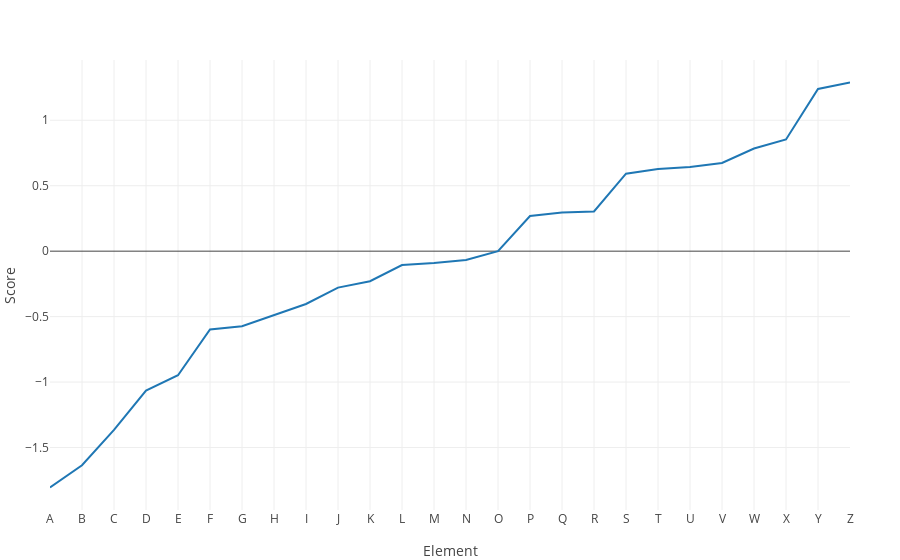

Here is the notebook cell this chart was saved with:
### Code cell
sort_index_ = sortperm(element_score_)

element_score_ = element_score_[sort_index_]

# element_ = element_[sort_index_]

plot_x_y((element_score_,); layout = extend_layout(layout; yaxis_title = "Score"))

### Figure 1 — Plotly figure (JSON) as saved in the notebook; plotly's stock layout.template omitted (floating-point values rounded to 4 significant figures)
{"data": [{"name": "1", "type": "scatter", "x": [1, 2, 3, 4, 5, 6, 7, 8, 9, 10, 11, 12, 13, 14, 15, 16, 17, 18, 19, 20, 21, 22, 23, 24, 25, 26], "y": [-1.805, -1.636, -1.365, -1.065, -0.9479, -0.5978, -0.5733, -0.4883, -0.4038, -0.2786, -0.2297, -0.106, -0.09017, -0.067, 0.0004771, 0.2681, 0.2944, 0.3037, 0.5922, 0.6269, 0.6436, 0.6738, 0.7841, 0.8531, 1.239, 1.288]}], "layout": {"autosize": false, "margin": {"b": 50, "l": 50, "r": 50, "t": 60}, "templateaa": "plotly_white", "xaxis": {"ticktext": ["A", "B", "C", "D", "E", "F", "G", "H", "I", "J", "K", "L", "M", "N", "O", "P", "Q", "R", "S", "T", "U", "V", "W", "X", "Y", "Z"], "tickvals": [1, 2, 3, 4, 5, 6, 7, 8, 9, 10, 11, 12, 13, 14, 15, 16, 17, 18, 19, 20, 21, 22, 23, 24, 25, 26], "title": "Element"}, "yaxis": {"title": "Score"}}}
